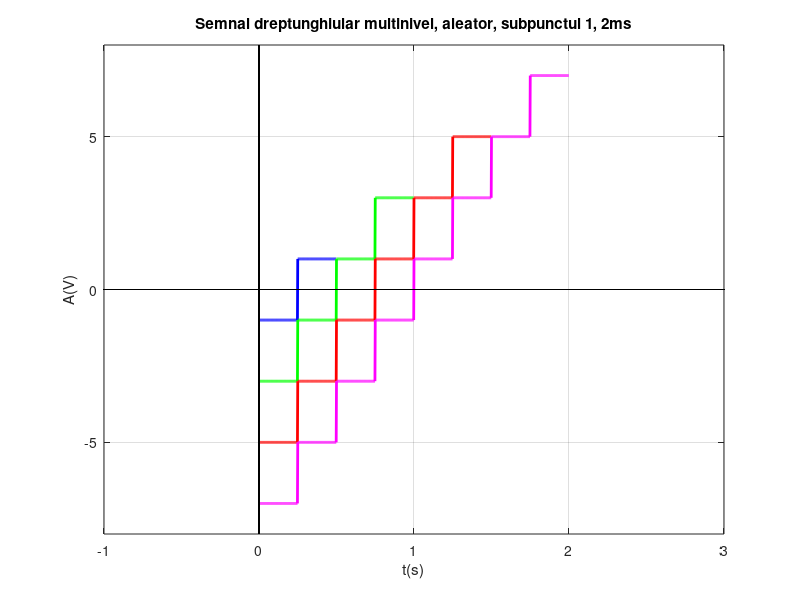

The MATLAB script that drew this image:
% rezolutie temporara de 2ms
% semnal dreptunghiular multinivel, aleator
% nivelurile
%a) {-1, 1}
%b) {-3,-1,1,3}
%c) {-5,-3,-1,1,3,5}
%d) {-7,-5,-3,-1,1,3,5,7}

t = 0 : 0.002 : 2;

% a)
xa = zeros(length(t));
xa(1 : 125) = -1;
xa(126 : 250) = 1;

% b)
xb = zeros(length(t));
xb(1 : 125) = -3;
xb(126 : 250) = -1;
xb(251 : 375) = 1;
xb(376 : 500) = 3;

% c)
xc = zeros(length(t));
xc(1 : 125) = -5;
xc(126 : 250) = -3;
xc(251 : 375) = -1;
xc(376 : 500) = 1;
xc(501 : 625) = 3;
xc(626 : 750) = 5;

% d)
xd = zeros(length(t));
xd(1 : 125) = -7;
xd(126 : 250) = -5;
xd(251 : 375) = -3;
xd(376 : 500) = -1;
xd(501 : 625) = 1;
xd(626 : 750) = 3;
xd(751 : 875) = 5;
xd(876 : 1000) = 7;

% variabile utilizate pentru evidentierea axei x
xaxis_1 = -2 : 0.2 : 4;
xaxis_2 = zeros(length(xaxis_1));

% variabile utilizate pentru evidentierea axei y
yaxis_1 = -8 : 0.2 : 8;
yaxis_2 = zeros(length(yaxis_1));

figure(1);
% a)
plot(t(1:250), xa(1:250), '-b', 'LineWidth', 2.0);
hold on;
% b)
plot(t(1:500), xb(1:500), '-g', 'LineWidth', 2.0);
hold on;
% c)
plot(t(1:750), xc(1:750), '-r', 'LineWidth', 2.0);
hold on;
% d)
plot(t(1:1000), xd(1:1000), '-m', 'LineWidth', 2.0);
hold on;

title('Semnal dreptunghiular multinivel, aleator, subpunctul 1, 2ms');
plot(xaxis_1, xaxis_2, '-k', 'LineWidth', 0.5);
hold on;

plot(yaxis_2, yaxis_1, '-k', 'LineWidth', 0.5);
hold on;

xlabel('t(s)');
ylabel('A(V)');
axis([-1 3 -8 8]);
grid;






